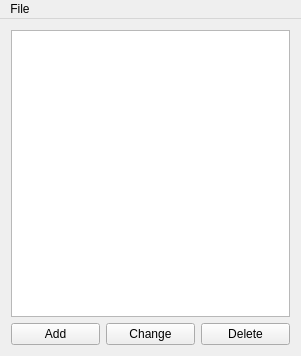
<?xml version="1.0" encoding="UTF-8"?>
<ui version="4.0">
 <class>MainWindow</class>
 <widget class="QMainWindow" name="MainWindow">
  <property name="geometry">
   <rect>
    <x>0</x>
    <y>0</y>
    <width>301</width>
    <height>356</height>
   </rect>
  </property>
  <property name="windowTitle">
   <string>MainWindow</string>
  </property>
  <widget class="QWidget" name="centralWidget">
   <layout class="QHBoxLayout" name="horizontalLayout">
    <item>
     <layout class="QGridLayout" name="gridLayout">
      <item row="5" column="2">
       <widget class="QPushButton" name="pushButton_2">
        <property name="text">
         <string>Change</string>
        </property>
       </widget>
      </item>
      <item row="5" column="1">
       <widget class="QPushButton" name="pushButton">
        <property name="text">
         <string>Add</string>
        </property>
       </widget>
      </item>
      <item row="0" column="1" colspan="3">
       <widget class="QTableWidget" name="tableWidget"/>
      </item>
      <item row="5" column="3">
       <widget class="QPushButton" name="pushButton_3">
        <property name="text">
         <string>Delete</string>
        </property>
       </widget>
      </item>
     </layout>
    </item>
   </layout>
  </widget>
  <widget class="QMenuBar" name="menuBar">
   <property name="geometry">
    <rect>
     <x>0</x>
     <y>0</y>
     <width>301</width>
     <height>19</height>
    </rect>
   </property>
   <widget class="QMenu" name="menuFile">
    <property name="title">
     <string>File</string>
    </property>
    <addaction name="actionSave"/>
    <addaction name="actionOpen"/>
    <addaction name="actionSearch"/>
    <addaction name="actionExit"/>
   </widget>
   <addaction name="menuFile"/>
  </widget>
  <action name="actionSave">
   <property name="text">
    <string>Save</string>
   </property>
  </action>
  <action name="actionOpen">
   <property name="text">
    <string>Open</string>
   </property>
  </action>
  <action name="actionExit">
   <property name="text">
    <string>Exit</string>
   </property>
  </action>
  <action name="actionSearch">
   <property name="text">
    <string>Search</string>
   </property>
  </action>
 </widget>
 <layoutdefault spacing="6" margin="11"/>
 <resources/>
 <connections/>
</ui>
